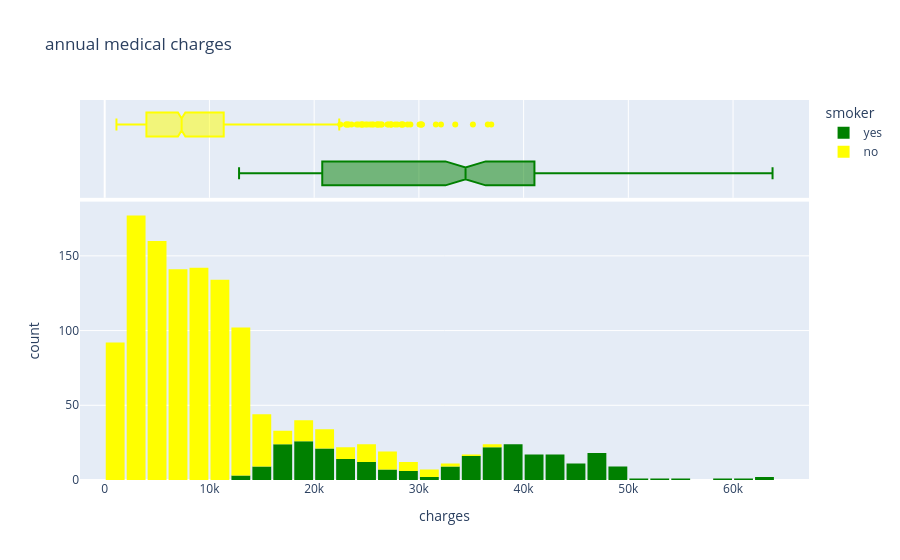

Notebook cell for this chart:
### Code cell
fig3 = px.histogram(df,x='charges',color='smoker',marginal='box',color_discrete_sequence=['green','yellow'],title='annual medical charges')
fig3.update_layout(bargap=0.1)
fig3

### Figure 1 — Plotly figure (JSON) as saved in the notebook; plotly's stock layout.template omitted (floating-point values rounded to 4 significant figures; data arrays with more than 128 entries replaced by an {"elided": "..."} marker saying what was removed)
{"data": [{"alignmentgroup": "True", "bingroup": "x", "hovertemplate": "smoker=yes<br>charges=%{x}<br>count=%{y}<extra></extra>", "legendgroup": "yes", "marker": {"color": "green", "pattern": {"shape": ""}}, "name": "yes", "offsetgroup": "yes", "orientation": "v", "showlegend": true, "type": "histogram", "x": {"elided": "274 float values"}, "xaxis": "x", "yaxis": "y"}, {"alignmentgroup": "True", "hovertemplate": "smoker=yes<br>charges=%{x}<extra></extra>", "legendgroup": "yes", "marker": {"color": "green"}, "name": "yes", "notched": true, "offsetgroup": "yes", "showlegend": false, "type": "box", "x": {"elided": "274 float values"}, "xaxis": "x2", "yaxis": "y2"}, {"alignmentgroup": "True", "bingroup": "x", "hovertemplate": "smoker=no<br>charges=%{x}<br>count=%{y}<extra></extra>", "legendgroup": "no", "marker": {"color": "yellow", "pattern": {"shape": ""}}, "name": "no", "offsetgroup": "no", "orientation": "v", "showlegend": true, "type": "histogram", "x": {"elided": "1064 float values"}, "xaxis": "x", "yaxis": "y"}, {"alignmentgroup": "True", "hovertemplate": "smoker=no<br>charges=%{x}<extra></extra>", "legendgroup": "no", "marker": {"color": "yellow"}, "name": "no", "notched": true, "offsetgroup": "no", "showlegend": false, "type": "box", "x": {"elided": "1064 float values"}, "xaxis": "x2", "yaxis": "y2"}], "layout": {"bargap": 0.1, "barmode": "relative", "legend": {"title": {"text": "smoker"}, "tracegroupgap": 0}, "title": {"text": "annual medical charges"}, "xaxis": {"anchor": "y", "domain": [0, 1], "title": {"text": "charges"}}, "xaxis2": {"anchor": "y2", "domain": [0, 1], "matches": "x", "showgrid": true, "showticklabels": false}, "yaxis": {"anchor": "x", "domain": [0, 0.7326], "title": {"text": "count"}}, "yaxis2": {"anchor": "x2", "domain": [0.7426, 1], "matches": "y2", "showgrid": false, "showline": false, "showticklabels": false, "ticks": ""}}}
